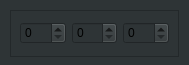
<?xml version="1.0" encoding="UTF-8"?>
<ui version="4.0">
 <class>Form</class>
 <widget class="QWidget" name="Form">
  <property name="geometry">
   <rect>
    <x>0</x>
    <y>0</y>
    <width>189</width>
    <height>65</height>
   </rect>
  </property>
  <property name="windowTitle">
   <string>Form</string>
  </property>
  <property name="styleSheet">
   <string notr="true">background-color: rgb(46, 52, 54);</string>
  </property>
  <widget class="QFrame" name="frame">
   <property name="geometry">
    <rect>
     <x>10</x>
     <y>10</y>
     <width>169</width>
     <height>47</height>
    </rect>
   </property>
   <property name="frameShape">
    <enum>QFrame::StyledPanel</enum>
   </property>
   <property name="frameShadow">
    <enum>QFrame::Raised</enum>
   </property>
   <layout class="QHBoxLayout" name="horizontalLayout_2">
    <item>
     <layout class="QHBoxLayout" name="horizontalLayout">
      <item>
       <widget class="QSpinBox" name="spinBox_3"/>
      </item>
      <item>
       <widget class="QSpinBox" name="spinBox_2"/>
      </item>
      <item>
       <widget class="QSpinBox" name="spinBox"/>
      </item>
     </layout>
    </item>
   </layout>
  </widget>
 </widget>
 <resources/>
 <connections/>
</ui>
